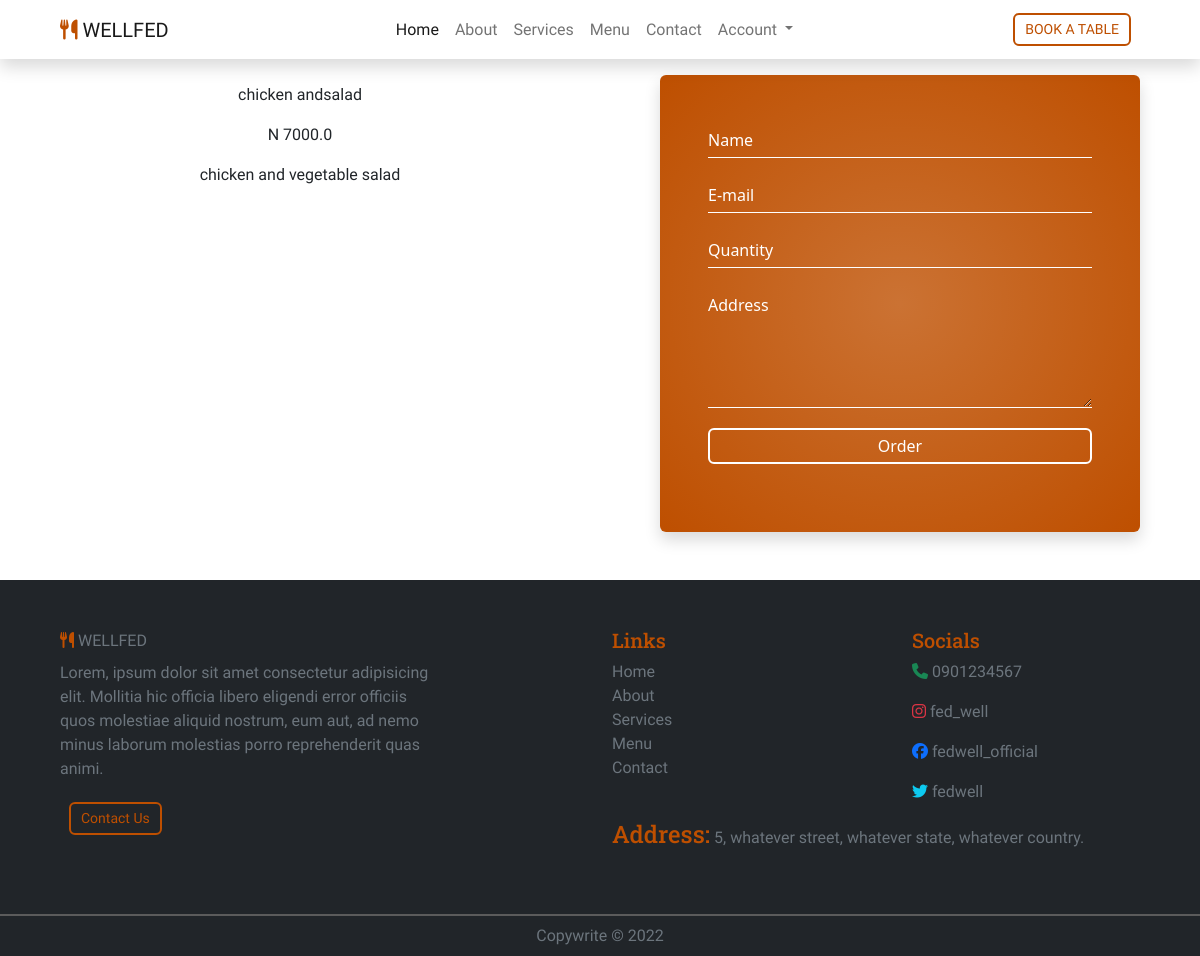
Page /order/2 on the committed database.
### restaurant/models.py (models this page shows, shortened)
class Menu(models.Model):
  menu_categories = (
    ('breakfast', 'breakfast'),
    ('lunch', 'lunch'),
    ('dinner', 'dinner'),
    ('drinks', 'drinks'),
    ('desserts', 'desserts'),
  )
  menu_category = models.CharField(max_length=40, choices=menu_categories)
  name = models.CharField(max_length=100)
  photo = models.ImageField('menu photo', upload_to = 'menu_photo', validators=[FileExtensionValidator(['png'])])
  price = models.FloatField()
  description = models.TextField(max_length=150)

### restaurant/views.py (the view, shortened to what this page needs)
# urls.py: path('order/<int:id>', order, name='restaurant-order'),
def order(request, id):
  menu = get_object_or_404(Menu, id=id)
  form = OrderForm(request.POST)
  context={
    'form': form,
    'menu': menu,
  }
  return render(request, 'restaurant/order.html', context)

### restaurant/forms.py
class OrderForm(forms.ModelForm):
  name = forms.CharField(widget=forms.TextInput(attrs={'placeholder':'Name', 'name':'name'}))
  e_mail = forms.EmailField(widget=forms.EmailInput(attrs={'placeholder':'E-mail', 'name':'e_mail'}))
  quantity = forms.IntegerField(widget=forms.NumberInput(attrs={'placeholder':'Quantity', 'name':'quantity'}))
  address = forms.CharField(widget=forms.Textarea(attrs={'placeholder':'Address', 'name':'address'}))
  class Meta():
    model = Order
    fields = ('name', 'quantity', 'e_mail', 'address')

### restaurant/templates/restaurant/order.html (shortened to what this page needs)
{% extends 'base.html' %}
{% block main %}
<div class="container-fluid">
  <div class="row">
    <div class="col-md-6 col-sm-12">
      <div class="col-10 mx-auto">
        <p class="text-center">{{menu.name}}</p>
        <p class="text-center">N {{menu.price}}</p>
        <p class="text-center">{{menu.description}}</p>
      </div>
    </div>
    <div class="col-md-6 col-sm-12">
      <form action="" method="post" class="p-5 col-10 mt-3 mb-5 mx-auto rounded bg-base shadow">
        {{form.name}}
        {{form.e_mail}}
        {{form.quantity}}
        {{form.address}}
        <input type="submit" value="Order" id="submit" class="base-color-outline2 rounded">
      </form>
    </div>
  </div>
</div>
{% endblock main %}

### static/css/style.css (style rules this page uses)
:root { --primary: 'Roboto Slab', serif; --secondary: 'Ubuntu', sans-serif; --accent: 'Inconsolata', monospace; --base-color: rgb(190, 79, 0); --base-color1:rgba(190, 79, 0,0.9); --base-color2:rgba(190, 79, 0,0.8); }
* { margin:0; padding:0; box-sizing: border-box; }
p,li,small,blockquote { font-family: var(--accent); }
.base-color-outline2 { color:white; border:2px solid white; padding: 4px 10px; background-color: transparent; }
.bg-base { background: radial-gradient(var(--base-color2),var(--base-color1), var(--base-color)); }
input,textarea { display:block; background-color: transparent; width: 100%; margin:0px 0px 20px 0px; outline:none; padding:5px 0px; border:none; border-bottom: 1px solid rgb(255, 255, 255); }
textarea { max-height: 120px; }
::placeholder { color: white; }

### rows in the picture
Menu: name "chicken andsalad", price "7000.0", description "chicken and vegetable salad"
